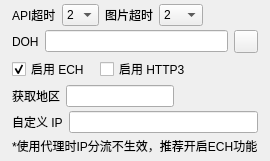
              <widget class="QWidget" name="proxyAdvPanel" native="true">
               <property name="visible">
                <bool>false</bool>
               </property>
               <layout class="QVBoxLayout" name="proxyAdvLayout">
                <property name="spacing">
   <number>4</number>
  </property>
                <property name="leftMargin">
                 <number>12</number>
                </property>
                <property name="topMargin">
                 <number>4</number>
                </property>
                <property name="rightMargin">
                 <number>12</number>
                </property>
                <property name="bottomMargin">
                 <number>6</number>
                </property>
                <item>
   <layout class="QHBoxLayout" name="proxyTimeoutRow">
                  <property name="spacing">
     <number>6</number>
    </property>
                  <item>
                   <widget class="QLabel" name="label_15">
                    <property name="text">
                     <string>API超时</string>
                    </property>
                   </widget>
                  </item>
                  <item>
                   <widget class="WheelComboBox" name="apiTimeout">
                    <item>
                     <property name="text">
                      <string>2</string>
                     </property>
                    </item>
                    <item>
                     <property name="text">
                      <string>5</string>
                     </property>
                    </item>
                    <item>
                     <property name="text">
                      <string>7</string>
                     </property>
                    </item>
                   </widget>
                  </item>
                  <item>
                   <widget class="QLabel" name="label_16">
                    <property name="text">
                     <string>图片超时</string>
                    </property>
                   </widget>
                  </item>
                  <item>
                   <widget class="WheelComboBox" name="imgTimeout">
                    <item>
                     <property name="text">
                      <string>2</string>
                     </property>
                    </item>
                    <item>
                     <property name="text">
                      <string>5</string>
                     </property>
                    </item>
                    <item>
                     <property name="text">
                      <string>7</string>
                     </property>
                    </item>
                    <item>
                     <property name="text">
                      <string>10</string>
                     </property>
                    </item>
                    <item>
                     <property name="text">
                      <string>15</string>
                     </property>
                    </item>
                   </widget>
                  </item>
<item>
                   <spacer name="proxyTimeoutSpacer">
                    <property name="orientation">
                     <enum>Qt::Horizontal</enum>
                    </property>
                    <property name="sizeHint" stdset="0">
                     <size>
                      <width>20</width>
                      <height>10</height>
                     </size>
                    </property>
                   </spacer>
                  </item>
                 </layout>
  </item>
                <item>
   <layout class="QHBoxLayout" name="proxyDohRow">
                  <property name="spacing">
     <number>6</number>
    </property>
                  <item>
                   <widget class="QLabel" name="label_17">
                    <property name="text">
                     <string>DOH</string>
                    </property>
                   </widget>
                  </item>
                  <item>
                   <widget class="TipLineEdit" name="dohLine"/>
                  </item>
                  <item>
                   <widget class="QToolButton" name="dohTool">
                    <property name="text">
                     <string/>
                    </property>
                   </widget>
                  </item>
                 </layout>
  </item>
                <item>
   <layout class="QHBoxLayout" name="proxyTlsRow">
                  <property name="spacing">
     <number>10</number>
    </property>
                  <item>
                   <widget class="QCheckBox" name="echBox">
                    <property name="text">
                     <string>启用 ECH</string>
                    </property>
                    <property name="checked">
                     <bool>true</bool>
                    </property>
                   </widget>
                  </item>
                  <item>
                   <widget class="QCheckBox" name="http3Box">
                    <property name="text">
                     <string>启用 HTTP3</string>
                    </property>
                   </widget>
                  </item>
<item>
                   <spacer name="proxyTlsSpacer">
                    <property name="orientation">
                     <enum>Qt::Horizontal</enum>
                    </property>
                    <property name="sizeHint" stdset="0">
                     <size>
                      <width>20</width>
                      <height>10</height>
                     </size>
                    </property>
                   </spacer>
                  </item>
                 </layout>
  </item>
                <item>
   <layout class="QHBoxLayout" name="proxyRegionRow">
                  <property name="spacing">
     <number>6</number>
    </property>
                  <item>
                   <widget class="QLabel" name="label_26">
                    <property name="text">
                     <string>获取地区</string>
                    </property>
                   </widget>
                  </item>
                  <item>
                   <widget class="TipLineEdit" name="proxyIpEdit">
                    <property name="maximumSize">
                     <size>
                      <width>110</width>
                      <height>16777215</height>
                     </size>
                    </property>
                   </widget>
                  </item>
                  <item>
                   <widget class="QLabel" name="proxyIpLabel">
                    <property name="text">
                     <string></string>
                    </property>
                   </widget>
                  </item>
<item>
                   <spacer name="proxyRegionSpacer">
                    <property name="orientation">
                     <enum>Qt::Horizontal</enum>
                    </property>
                    <property name="sizeHint" stdset="0">
                     <size>
                      <width>20</width>
                      <height>10</height>
                     </size>
                    </property>
                   </spacer>
                  </item>
                 </layout>
  </item>
                <item>
   <layout class="QHBoxLayout" name="proxyIpListRow">
                  <property name="spacing">
     <number>6</number>
    </property>
                  <item>
                   <widget class="QLabel" name="label_22">
                    <property name="text">
                     <string>自定义 IP</string>
                    </property>
                   </widget>
                  </item>
                  <item>
                   <widget class="QLineEdit" name="ipListEdit"/>
                  </item>
                 </layout>
  </item>
                <item>
                 <widget class="QLabel" name="label_25">
                  <property name="text">
                   <string>*使用代理时IP分流不生效，推荐开启ECH功能</string>
                  </property>
                 </widget>
                </item>
               </layout>
              </widget>
